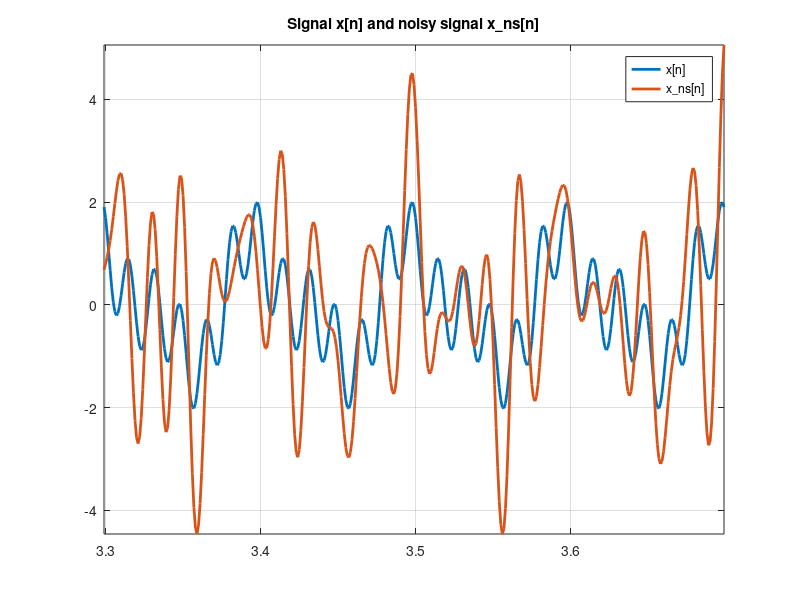
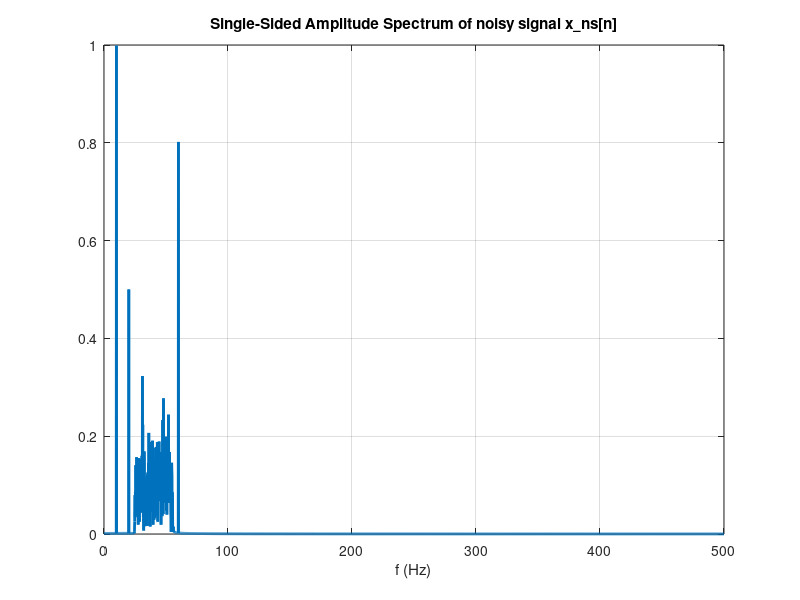

Write the MATLAB code that produced these figures, in order. (Note: this script raises an error after producing the figures.)
%% Applied digital signal processing - Homework 3

% Question 1 - Noise filtering
%
% University of Liege
% Academic year 2018-2019
%
% Authors:
%   - Quentin Graillet
%   - Maxime Meurisse
%   - Adrien Schoffeniels

%% Load

load('hw3_noisy_signal.mat');

%% Data

Fs = 1000; % sampling period
Ts = 1 / Fs; % sampling interval
N = length(x); % length of the signal
Tmax = (N - 1) * Ts; % maximum time
t = 0:Ts:Tmax; % time vector

%% Subquestion a)

plot_range = ((N / 2 - 200):(N / 2 + 200));

figure
plot(t(plot_range), x(plot_range), 'LineWidth', 2);
hold on
plot(t(plot_range), x_ns(plot_range), 'LineWidth', 2);
axis tight
title('Signal x[n] and noisy signal x\_ns[n]');
legend('x[n]', 'x\_ns[n]');
grid on

%% Subquestion b)

X = fft(x_ns);
X2 = abs(X / N);
X1 = X2(1:N/2 + 1);
X1(2:end - 1) = 2 * X1(2:end - 1);

F = Fs * (0:(N / 2)) / N;

figure
plot(F, X1, 'LineWidth', 2);
title('Single-Sided Amplitude Spectrum of noisy signal x\_ns[n]');
xlabel('f (Hz)');
grid on

%% Subquestion c)

fr = find((X1 >= 0.1) & (X1 <= 0.4));

fprintf('Approximate frequency range of the noise v[n] : [%f - %f] Hz\n', F(fr(1)), F(fr(end)));

%% Subquestion e)

load('fir.mat');
fvtool(fir);

x_clean_FIR = filter(fir, x_ns);

X = fft(x_clean_FIR);
X2 = abs(X / N);
X1 = X2(1:N/2 + 1);
X1(2:end - 1) = 2 * X1(2:end - 1);
F = Fs * (0:(N / 2)) / N;

figure
plot(F, X1, 'LineWidth', 2);
title('Single-Sided Amplitude Spectrum of filtered signal x\_fil[n]');
xlabel('f (Hz)');
grid on

%% Subquestion f)

figure
plot(t(plot_range), x(plot_range), 'LineWidth', 2);
hold on
plot(t(plot_range), x_clean_FIR(plot_range), 'LineWidth', 2);
axis tight
title('Signal x[n] and filtered signal x\_fil[n]');
legend('x[n]', 'x\_fil[n]');
grid on

%% Cleaning workspace

clearvars
